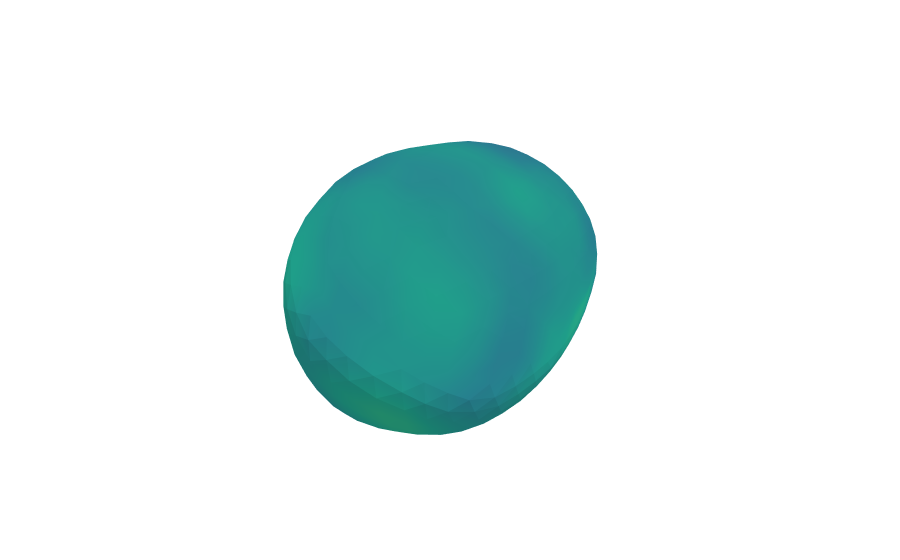

Notebook code cell kept with this figure:
### Code cell
fig = pio.read_json(local_path)

# --- REMOVE AXES ---
fig.update_layout(
    xaxis=dict(visible=False),
    yaxis=dict(visible=False),
    plot_bgcolor='rgba(0,0,0,0)',   # transparent plot background
    paper_bgcolor='rgba(0,0,0,0)'   # transparent full figure background
)
fig.update_layout(
    scene = dict(
        xaxis = dict(visible=False),
        yaxis = dict(visible=False),
        zaxis =dict(visible=False)
        )
    )
fig.update_layout(
    margin=dict(l=0, r=0, t=0, b=0)
)

fig.data[0].update(
    cmin=-.1,
    cmax=.1,
    colorscale="Viridis",  # or any other name, or a custom list,
    showscale=False
)
fig.show()

### Figure 1 — Plotly figure (JSON) as saved in the notebook; plotly's stock layout.template omitted (floating-point values rounded to 4 significant figures; data arrays with more than 128 entries replaced by an {"elided": "..."} marker saying what was removed)
{"data": [{"cmax": 0.1, "cmin": -0.1, "colorbar": {"title": {"text": "Signed Distance"}}, "colorscale": [[0, "#440154"], [0.1111, "#482878"], [0.2222, "#3e4989"], [0.3333, "#31688e"], [0.4444, "#26828e"], [0.5556, "#1f9e89"], [0.6667, "#35b779"], [0.7778, "#6ece58"], [0.8889, "#b5de2b"], [1, "#fde725"]], "flatshading": true, "i": {"elided": "1280 int values"}, "intensity": {"elided": "642 float values"}, "j": {"elided": "1280 int values"}, "k": {"elided": "1280 int values"}, "lighting": {"ambient": 0.8, "diffuse": 0.7}, "lightposition": {"x": 100, "y": 200, "z": 0}, "opacity": 1, "reversescale": true, "showscale": false, "type": "mesh3d", "x": {"elided": "642 float values"}, "y": {"elided": "642 float values"}, "z": {"elided": "642 float values"}}], "layout": {"margin": {"b": 0, "l": 0, "r": 0, "t": 0}, "paper_bgcolor": "rgba(0,0,0,0)", "plot_bgcolor": "rgba(0,0,0,0)", "scene": {"aspectmode": "data", "xaxis": {"title": {"text": "X"}, "visible": false}, "yaxis": {"title": {"text": "Y"}, "visible": false}, "zaxis": {"title": {"text": "Z"}, "visible": false}}, "xaxis": {"visible": false}, "yaxis": {"visible": false}}}
